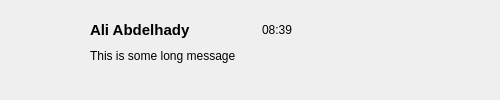
<?xml version="1.0" encoding="UTF-8"?>
<ui version="4.0">
 <class>chatcard</class>
 <widget class="QWidget" name="chatcard">
  <property name="geometry">
   <rect>
    <x>0</x>
    <y>0</y>
    <width>500</width>
    <height>100</height>
   </rect>
  </property>
  <property name="minimumSize">
   <size>
    <width>500</width>
    <height>100</height>
   </size>
  </property>
  <property name="windowTitle">
   <string>Form</string>
  </property>
  <widget class="QLabel" name="ProfilePic">
   <property name="geometry">
    <rect>
     <x>10</x>
     <y>10</y>
     <width>60</width>
     <height>60</height>
    </rect>
   </property>
   <property name="styleSheet">
    <string notr="true">border-image: 20px;</string>
   </property>
   <property name="text">
    <string/>
   </property>
   <property name="pixmap">
    <pixmap resource="resources/resources.qrc">:/images/random.jpg</pixmap>
   </property>
   <property name="scaledContents">
    <bool>true</bool>
   </property>
  </widget>
  <widget class="QLabel" name="time">
   <property name="geometry">
    <rect>
     <x>262</x>
     <y>20</y>
     <width>71</width>
     <height>20</height>
    </rect>
   </property>
   <property name="text">
    <string>08:39</string>
   </property>
  </widget>
  <widget class="QLabel" name="label">
   <property name="geometry">
    <rect>
     <x>90</x>
     <y>40</y>
     <width>171</width>
     <height>31</height>
    </rect>
   </property>
   <property name="text">
    <string>This is some long message</string>
   </property>
  </widget>
  <widget class="QLabel" name="label_2">
   <property name="geometry">
    <rect>
     <x>90</x>
     <y>20</y>
     <width>121</width>
     <height>20</height>
    </rect>
   </property>
   <property name="font">
    <font>
     <pointsize>11</pointsize>
     <bold>true</bold>
    </font>
   </property>
   <property name="text">
    <string>Ali Abdelhady</string>
   </property>
  </widget>
 </widget>
 <resources>
  <include location="resources/resources.qrc"/>
 </resources>
 <connections/>
</ui>
